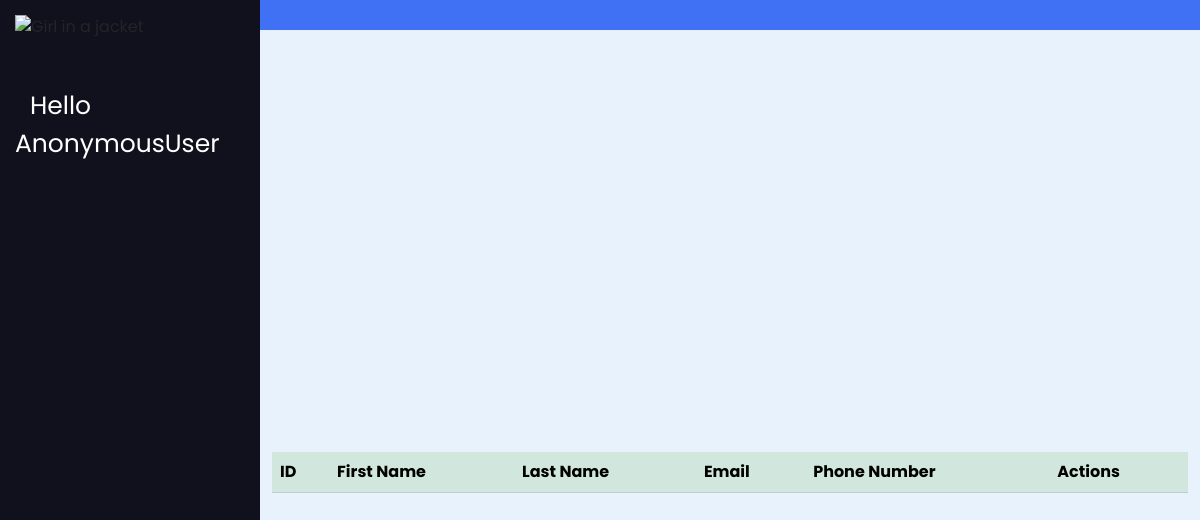
/list_professors/, run on an earlier commit of the app's database.
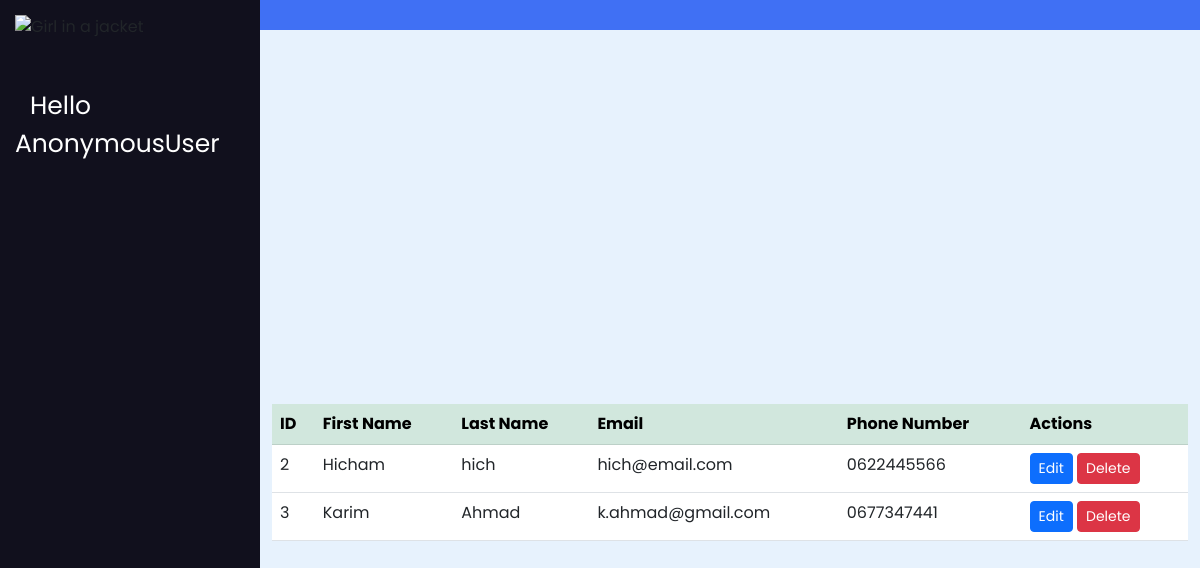
And on a later commit of the database.
### exam_app/models.py (models this page shows, shortened)
class Professor(models.Model):
    first_name = models.CharField(max_length=100)
    last_name = models.CharField(max_length=100)
    email = models.EmailField()
    phone_number = models.CharField(max_length=20)

### exam_app/views.py (the view)
# urls.py: path('list_professors/', professorListView, name="list_professors"),
def professorListView(request):
    professors = Professor.objects.all()
    return render(request, 'list_professor.html', {'professors': professors})

### exam_app/templates/list_professor.html
{% extends "base.html" %}
{% block content %}
<div class="container">
  <table class="table table-hover">
    <thead class="table-success">
      <th>ID</th>
      <th>First Name</th>
      <th>Last Name</th>
      <th>Email</th>
      <th>Phone Number</th>
      <th>Actions</th>
    </thead>
    <tbody>
      {% for professor in professors %}
      <tr>
        <td>{{ professor.id }}</td>
        <td>{{ professor.first_name }}</td>
        <td>{{ professor.last_name }}</td>
        <td>{{ professor.email }}</td>
        <td>{{ professor.phone_number }}</td>
        <td>
          <a class="btn btn-sm btn-primary" href="{% url 'update_professors' professor.id %}">Edit</a>
          <a class="btn btn-sm btn-danger" href="{% url 'delete_professors' professor.id %}">Delete</a>
        </td>
      </tr>
      {% endfor %}
    </tbody>
  </table>
</div>
{% endblock content %}

### exam_app/templates/base.html (shortened to what this page needs)
{% load static %}
<!DOCTYPE html>
<html lang="en">
  <head>
    <link rel="stylesheet" href="https://cdnjs.cloudflare.com/ajax/libs/fullcalendar/3.9.0/fullcalendar.min.css" />
    <link href="https://cdn.jsdelivr.net/npm/bootstrap@5.3.0-alpha3/dist/css/bootstrap.min.css" rel="stylesheet">
    <link rel="stylesheet" href="{% static 'css/style.css' %}" />
  </head>
  <body>
    <nav class="sidebar">
      <img class="mb-5" src="https://www.emsi.ma/wp-content/uploads/2020/07/logo-1.png" alt="Girl in a jacket" width="60%"><br>
      <a href="#" class="logo">Hello {{ request.user }}</a>
      <div class="menu-content">
        <ul class="menu-items">
        </ul>
      </div>
    </nav>
    <nav class="navbar">
    </nav>
    <main class="main">
    {% block content %}
    {% endblock content %}
    </main>
  </body>
</html>

### exam_app/static/css/style.css (style rules this page uses)
* { margin: 0; padding: 0; box-sizing: border-box; font-family: "Poppins", sans-serif; }
.sidebar { position: fixed; height: 100%; width: 260px; background: #11101d; padding: 15px; z-index: 99; }
.logo { font-size: 25px; padding: 0 15px; }
.sidebar a { color: #fff; text-decoration: none; }
.menu-content { position: relative; height: 100%; width: 100%; margin-top: 40px; overflow-y: scroll; }
.menu-items { height: 100%; width: 100%; list-style: none; transition: all 0.4s ease; }
.navbar, .main { left: 260px; width: calc(100% - 260px); transition: all 0.5s ease; z-index: 1000; }
.navbar { position: fixed; color: #fff; padding: 15px 20px; font-size: 25px; background: #4070f4; cursor: pointer; }
.main { position: relative; display: flex; align-items: center; justify-content: center; height: 120vh; z-index: 100; background: #e7f2fd; }

What changed in the data, as far as the page shows it:
added Professor: id "2", first_name "Hicham", last_name "hich", email "hich@email.com", phone_number "0622445566"
added Professor: id "3", first_name "Karim", last_name "Ahmad", email "k.ahmad@gmail.com", phone_number "0677347441"
